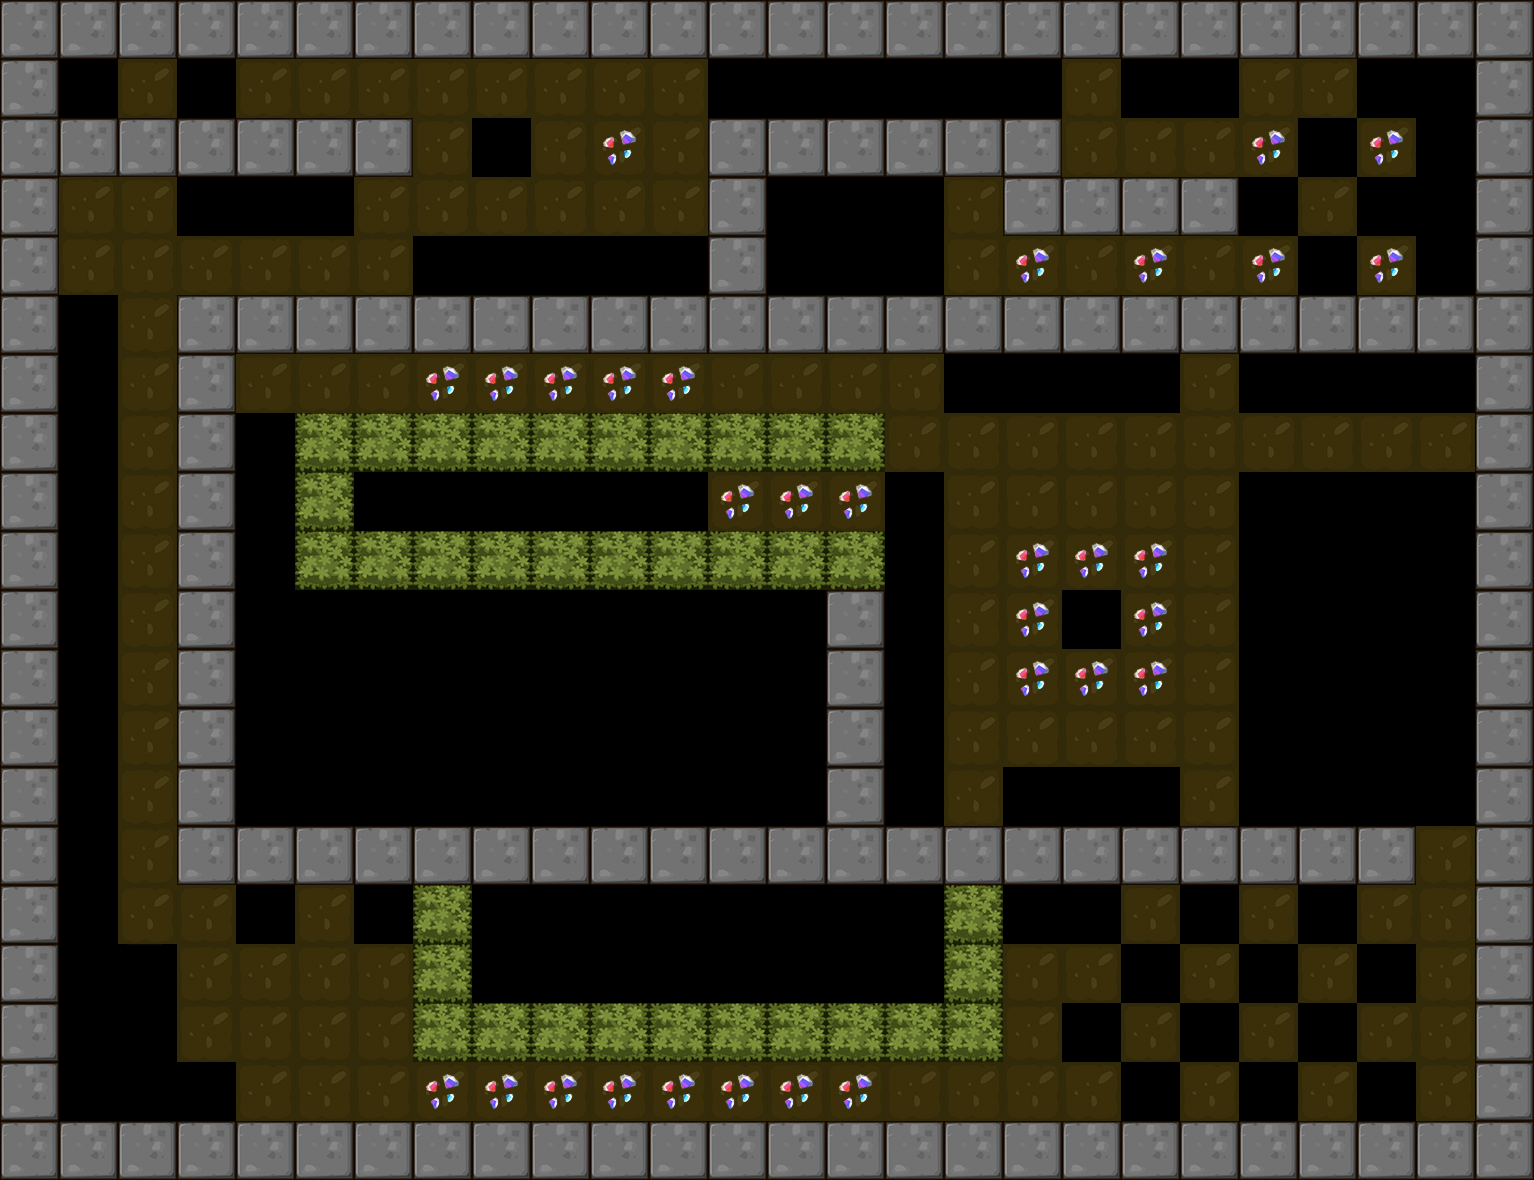

A level layout from a 2D game, rendered from its tile map. Below: a short description, then the map file with tile-grid data replaced by summaries:
An orthogonal 26x20 tile map with 59x59 px tiles, 1 tile layer (BackGround) and 13 objects (7x Shipper, 5x Hammer, Player).

<map version="1.0" orientation="orthogonal" renderorder="right-down" width="26" height="20" tilewidth="59" tileheight="59">
 <tileset firstgid="1" name="itemmap" tilewidth="59" tileheight="59">
  <image source="tileset2.png" trans="ff00ff" width="354" height="354" />
 </tileset>
 <layer name="BackGround" width="26" height="20">
  <data>[520 cells, 452 non-empty, 13 distinct tile ids]</data>
 </layer>
 <objectgroup name="RobotCharacter">
  <object name="Player" x="69.75" y="69.75" width="40" height="40" />
 </objectgroup>
 <objectgroup name="EnemyCharacter">
  <object name="Hammer" type="Hammer" x="716.391" y="600.981" width="40" height="40" />
  <object name="Shipper" type="Shipper" x="1244.92" y="590.26" width="40" height="40" />
  <object name="Shipper" type="Shipper" x="895.511" y="531.26" width="40" height="40" />
  <object name="Shipper" type="Shipper" x="1308.18" y="481.317" width="40" height="40" />
  <object name="Hammer" type="Hammer" x="598.625" y="604.637" width="40" height="40" />
  <object name="Hammer" type="Hammer" x="425.283" y="600.164" width="40" height="40" />
  <object name="Shipper" type="Shipper" x="721.84" y="893.523" width="40" height="40" />
  <object name="Hammer" type="Hammer" x="774.828" y="721.84" width="40" height="40" />
  <object name="Shipper" type="Shipper" x="596.787" y="242.823" width="40" height="40" />
  <object name="Shipper" type="Shipper" x="1421.29" y="126.248" width="40" height="40" />
  <object name="Shipper" type="Shipper" x="836.295" y="240.704" width="40" height="40" />
  <object name="Hammer" type="Hammer" x="244.943" y="598.906" width="40" height="40" />
 </objectgroup>
</map>
